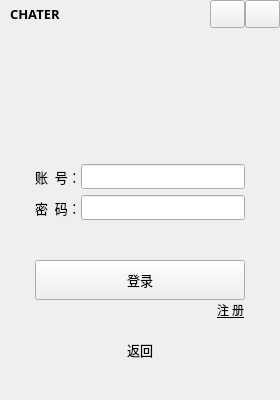
<?xml version="1.0" encoding="UTF-8"?>
<ui version="4.0">
 <class>signinWidget_1</class>
 <widget class="QWidget" name="signinWidget_1">
  <property name="geometry">
   <rect>
    <x>0</x>
    <y>0</y>
    <width>280</width>
    <height>400</height>
   </rect>
  </property>
  <property name="windowTitle">
   <string>Form</string>
  </property>
  <layout class="QVBoxLayout" name="verticalLayout">
   <property name="spacing">
    <number>0</number>
   </property>
   <property name="leftMargin">
    <number>0</number>
   </property>
   <property name="topMargin">
    <number>0</number>
   </property>
   <property name="rightMargin">
    <number>0</number>
   </property>
   <property name="bottomMargin">
    <number>0</number>
   </property>
   <item>
    <widget class="QWidget" name="wgtTitle" native="true">
     <layout class="QHBoxLayout" name="horizontalLayout">
      <property name="spacing">
       <number>0</number>
      </property>
      <property name="leftMargin">
       <number>0</number>
      </property>
      <property name="topMargin">
       <number>0</number>
      </property>
      <property name="rightMargin">
       <number>0</number>
      </property>
      <property name="bottomMargin">
       <number>0</number>
      </property>
      <item>
       <spacer name="horizontalSpacer_6">
        <property name="orientation">
         <enum>Qt::Horizontal</enum>
        </property>
        <property name="sizeType">
         <enum>QSizePolicy::Fixed</enum>
        </property>
        <property name="sizeHint" stdset="0">
         <size>
          <width>10</width>
          <height>20</height>
         </size>
        </property>
       </spacer>
      </item>
      <item>
       <widget class="QLabel" name="lbTitle">
        <property name="font">
         <font>
          <family>Adobe 宋体 Std L</family>
          <pointsize>10</pointsize>
          <weight>75</weight>
          <bold>true</bold>
          <stylestrategy>PreferDefault</stylestrategy>
         </font>
        </property>
        <property name="text">
         <string>CHATER</string>
        </property>
       </widget>
      </item>
      <item>
       <spacer name="horizontalSpacer">
        <property name="orientation">
         <enum>Qt::Horizontal</enum>
        </property>
        <property name="sizeHint" stdset="0">
         <size>
          <width>40</width>
          <height>20</height>
         </size>
        </property>
       </spacer>
      </item>
      <item>
       <widget class="QPushButton" name="btnConfig">
        <property name="sizePolicy">
         <sizepolicy hsizetype="Fixed" vsizetype="Fixed">
          <horstretch>0</horstretch>
          <verstretch>0</verstretch>
         </sizepolicy>
        </property>
        <property name="minimumSize">
         <size>
          <width>35</width>
          <height>28</height>
         </size>
        </property>
        <property name="maximumSize">
         <size>
          <width>35</width>
          <height>28</height>
         </size>
        </property>
        <property name="text">
         <string/>
        </property>
       </widget>
      </item>
      <item>
       <widget class="QPushButton" name="btnClose">
        <property name="sizePolicy">
         <sizepolicy hsizetype="Fixed" vsizetype="Fixed">
          <horstretch>0</horstretch>
          <verstretch>0</verstretch>
         </sizepolicy>
        </property>
        <property name="minimumSize">
         <size>
          <width>35</width>
          <height>28</height>
         </size>
        </property>
        <property name="maximumSize">
         <size>
          <width>35</width>
          <height>28</height>
         </size>
        </property>
        <property name="text">
         <string/>
        </property>
       </widget>
      </item>
     </layout>
    </widget>
   </item>
   <item>
    <widget class="QWidget" name="widget" native="true">
     <layout class="QGridLayout" name="gridLayout">
      <property name="leftMargin">
       <number>0</number>
      </property>
      <property name="topMargin">
       <number>0</number>
      </property>
      <property name="rightMargin">
       <number>0</number>
      </property>
      <property name="bottomMargin">
       <number>0</number>
      </property>
      <property name="spacing">
       <number>0</number>
      </property>
      <item row="9" column="1">
       <spacer name="verticalSpacer_3">
        <property name="orientation">
         <enum>Qt::Vertical</enum>
        </property>
        <property name="sizeType">
         <enum>QSizePolicy::Fixed</enum>
        </property>
        <property name="sizeHint" stdset="0">
         <size>
          <width>20</width>
          <height>40</height>
         </size>
        </property>
       </spacer>
      </item>
      <item row="7" column="1">
       <spacer name="verticalSpacer_2">
        <property name="orientation">
         <enum>Qt::Vertical</enum>
        </property>
        <property name="sizeType">
         <enum>QSizePolicy::Fixed</enum>
        </property>
        <property name="sizeHint" stdset="0">
         <size>
          <width>20</width>
          <height>20</height>
         </size>
        </property>
       </spacer>
      </item>
      <item row="2" column="1">
       <spacer name="verticalSpacer_4">
        <property name="orientation">
         <enum>Qt::Vertical</enum>
        </property>
        <property name="sizeHint" stdset="0">
         <size>
          <width>20</width>
          <height>40</height>
         </size>
        </property>
       </spacer>
      </item>
      <item row="3" column="0">
       <spacer name="horizontalSpacer_2">
        <property name="orientation">
         <enum>Qt::Horizontal</enum>
        </property>
        <property name="sizeHint" stdset="0">
         <size>
          <width>40</width>
          <height>20</height>
         </size>
        </property>
       </spacer>
      </item>
      <item row="0" column="1">
       <spacer name="verticalSpacer_5">
        <property name="orientation">
         <enum>Qt::Vertical</enum>
        </property>
        <property name="sizeHint" stdset="0">
         <size>
          <width>20</width>
          <height>40</height>
         </size>
        </property>
       </spacer>
      </item>
      <item row="8" column="0" colspan="3">
       <widget class="QWidget" name="widget_5" native="true">
        <layout class="QHBoxLayout" name="horizontalLayout_5">
         <property name="spacing">
          <number>0</number>
         </property>
         <property name="leftMargin">
          <number>0</number>
         </property>
         <property name="topMargin">
          <number>0</number>
         </property>
         <property name="rightMargin">
          <number>0</number>
         </property>
         <property name="bottomMargin">
          <number>0</number>
         </property>
         <item>
          <widget class="QLabel" name="lbBack">
           <property name="sizePolicy">
            <sizepolicy hsizetype="Fixed" vsizetype="Fixed">
             <horstretch>0</horstretch>
             <verstretch>0</verstretch>
            </sizepolicy>
           </property>
           <property name="font">
            <font>
             <family>微软雅黑</family>
             <pointsize>10</pointsize>
            </font>
           </property>
           <property name="cursor">
            <cursorShape>PointingHandCursor</cursorShape>
           </property>
           <property name="text">
            <string>返回</string>
           </property>
          </widget>
         </item>
        </layout>
       </widget>
      </item>
      <item row="3" column="2">
       <spacer name="horizontalSpacer_3">
        <property name="orientation">
         <enum>Qt::Horizontal</enum>
        </property>
        <property name="sizeHint" stdset="0">
         <size>
          <width>40</width>
          <height>20</height>
         </size>
        </property>
       </spacer>
      </item>
      <item row="4" column="1">
       <spacer name="verticalSpacer">
        <property name="orientation">
         <enum>Qt::Vertical</enum>
        </property>
        <property name="sizeType">
         <enum>QSizePolicy::Fixed</enum>
        </property>
        <property name="sizeHint" stdset="0">
         <size>
          <width>20</width>
          <height>40</height>
         </size>
        </property>
       </spacer>
      </item>
      <item row="3" column="1">
       <widget class="QWidget" name="widget_2" native="true">
        <property name="sizePolicy">
         <sizepolicy hsizetype="Preferred" vsizetype="Fixed">
          <horstretch>0</horstretch>
          <verstretch>0</verstretch>
         </sizepolicy>
        </property>
        <layout class="QFormLayout" name="formLayout">
         <property name="horizontalSpacing">
          <number>0</number>
         </property>
         <property name="leftMargin">
          <number>0</number>
         </property>
         <property name="topMargin">
          <number>0</number>
         </property>
         <property name="rightMargin">
          <number>0</number>
         </property>
         <property name="bottomMargin">
          <number>0</number>
         </property>
         <item row="0" column="0">
          <widget class="QLabel" name="lbAccout">
           <property name="font">
            <font>
             <family>微软雅黑</family>
             <pointsize>10</pointsize>
            </font>
           </property>
           <property name="text">
            <string>账  号：</string>
           </property>
          </widget>
         </item>
         <item row="1" column="0">
          <widget class="QLabel" name="lbPassword">
           <property name="font">
            <font>
             <family>微软雅黑</family>
             <pointsize>10</pointsize>
            </font>
           </property>
           <property name="text">
            <string>密  码：</string>
           </property>
          </widget>
         </item>
         <item row="0" column="1">
          <widget class="QLineEdit" name="ledtAccount">
           <property name="sizePolicy">
            <sizepolicy hsizetype="Preferred" vsizetype="Fixed">
             <horstretch>0</horstretch>
             <verstretch>0</verstretch>
            </sizepolicy>
           </property>
           <property name="font">
            <font>
             <family>微软雅黑</family>
            </font>
           </property>
          </widget>
         </item>
         <item row="1" column="1">
          <widget class="QLineEdit" name="ledtPassword">
           <property name="sizePolicy">
            <sizepolicy hsizetype="Preferred" vsizetype="Fixed">
             <horstretch>0</horstretch>
             <verstretch>0</verstretch>
            </sizepolicy>
           </property>
           <property name="font">
            <font>
             <family>微软雅黑</family>
            </font>
           </property>
           <property name="echoMode">
            <enum>QLineEdit::Password</enum>
           </property>
          </widget>
         </item>
        </layout>
       </widget>
      </item>
      <item row="6" column="1">
       <widget class="QWidget" name="widget_3" native="true">
        <layout class="QHBoxLayout" name="horizontalLayout_2">
         <property name="spacing">
          <number>0</number>
         </property>
         <property name="leftMargin">
          <number>0</number>
         </property>
         <property name="topMargin">
          <number>0</number>
         </property>
         <property name="rightMargin">
          <number>0</number>
         </property>
         <property name="bottomMargin">
          <number>0</number>
         </property>
         <item>
          <spacer name="horizontalSpacer_4">
           <property name="orientation">
            <enum>Qt::Horizontal</enum>
           </property>
           <property name="sizeHint" stdset="0">
            <size>
             <width>40</width>
             <height>20</height>
            </size>
           </property>
          </spacer>
         </item>
         <item>
          <widget class="QLabel" name="lbSignup">
           <property name="font">
            <font>
             <family>微软雅黑</family>
             <italic>false</italic>
             <underline>true</underline>
            </font>
           </property>
           <property name="cursor">
            <cursorShape>PointingHandCursor</cursorShape>
           </property>
           <property name="text">
            <string>注 册</string>
           </property>
          </widget>
         </item>
        </layout>
       </widget>
      </item>
      <item row="1" column="1">
       <widget class="QWidget" name="widget_4" native="true">
        <layout class="QHBoxLayout" name="horizontalLayout_3">
         <property name="spacing">
          <number>0</number>
         </property>
         <property name="leftMargin">
          <number>0</number>
         </property>
         <property name="topMargin">
          <number>0</number>
         </property>
         <property name="rightMargin">
          <number>0</number>
         </property>
         <property name="bottomMargin">
          <number>0</number>
         </property>
         <item>
          <widget class="QLabel" name="lbWelcome">
           <property name="sizePolicy">
            <sizepolicy hsizetype="Fixed" vsizetype="Fixed">
             <horstretch>0</horstretch>
             <verstretch>0</verstretch>
            </sizepolicy>
           </property>
           <property name="minimumSize">
            <size>
             <width>100</width>
             <height>100</height>
            </size>
           </property>
           <property name="maximumSize">
            <size>
             <width>100</width>
             <height>100</height>
            </size>
           </property>
           <property name="text">
            <string/>
           </property>
          </widget>
         </item>
        </layout>
       </widget>
      </item>
      <item row="5" column="1">
       <widget class="QPushButton" name="btnSignin">
        <property name="minimumSize">
         <size>
          <width>210</width>
          <height>40</height>
         </size>
        </property>
        <property name="font">
         <font>
          <family>微软雅黑</family>
          <pointsize>10</pointsize>
         </font>
        </property>
        <property name="text">
         <string>登录</string>
        </property>
       </widget>
      </item>
     </layout>
    </widget>
   </item>
  </layout>
 </widget>
 <resources/>
 <connections/>
</ui>
